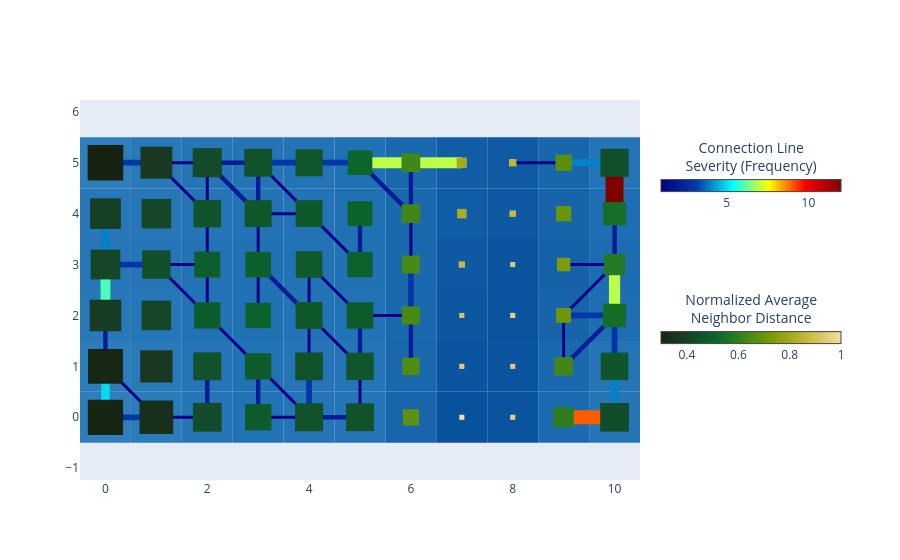

Write notebook code for a chart like this one.
### Code cell
basin.pond() \
    .rhizome_layer(min_width=3, max_width=18, colorscale="jet") \
    .pad_layer() \
    .visualize();

### Figure 1 — Plotly figure (JSON) as saved in the notebook; plotly's stock layout.template omitted (floating-point values rounded to 4 significant figures)
{"data": [{"hoverinfo": "none", "marker": {"cmax": 12, "cmin": 1, "color": [1], "colorbar": {"len": 200, "lenmode": "pixels", "orientation": "h", "thickness": 12, "title": {"side": "top", "text": "Connection Line<br>Severity (Frequency)"}, "x": 1.02, "xanchor": "left", "y": 0.8, "yanchor": "middle"}, "colorscale": [[0, "rgb(0,0,131)"], [0.2, "rgb(0,60,170)"], [0.4, "rgb(5,255,255)"], [0.6, "rgb(255,255,0)"], [0.8, "rgb(250,0,0)"], [1, "rgb(128,0,0)"]], "showscale": true}, "mode": "markers", "showlegend": false, "type": "scatter", "x": [null], "y": [null]}, {"hoverinfo": "none", "marker": {"cmax": 1, "cmin": 0.3, "color": [0.3], "colorbar": {"len": 200, "lenmode": "pixels", "orientation": "h", "thickness": 12, "title": {"side": "top", "text": "Normalized Average<br>Neighbor Distance"}, "x": 1.02, "xanchor": "left", "y": 0.4, "yanchor": "middle"}, "colorscale": [[0, "rgb(23, 35, 18)"], [0.1, "rgb(25, 56, 34)"], [0.2, "rgb(18, 78, 43)"], [0.3, "rgb(11, 100, 44)"], [0.4, "rgb(35, 121, 36)"], [0.5, "rgb(75, 138, 20)"], [0.6, "rgb(116, 153, 5)"], [0.7, "rgb(157, 167, 21)"], [0.8, "rgb(194, 182, 59)"], [0.9, "rgb(221, 201, 106)"], [1, "rgb(239, 225, 156)"]], "showscale": true}, "mode": "markers", "showlegend": false, "type": "scatter", "x": [null], "y": [null]}], "layout": {"autosize": true, "legend": {"x": 1.02, "xanchor": "left", "y": 0, "yanchor": "bottom"}, "margin": {"r": 260}, "shapes": [{"fillcolor": "rgb(46, 126, 188)", "layer": "between", "line": {"width": 0}, "type": "rect", "x0": -0.5, "x1": 0.5, "xref": "x", "y0": -0.5, "y1": 0.5, "yref": "y"}, {"fillcolor": "rgb(44, 124, 186)", "layer": "between", "line": {"width": 0}, "type": "rect", "x0": 0.5, "x1": 1.5, "xref": "x", "y0": -0.5, "y1": 0.5, "yref": "y"}, {"fillcolor": "rgb(37, 117, 183)", "layer": "between", "line": {"width": 0}, "type": "rect", "x0": 1.5, "x1": 2.5, "xref": "x", "y0": -0.5, "y1": 0.5, "yref": "y"}, {"fillcolor": "rgb(34, 114, 182)", "layer": "between", "line": {"width": 0}, "type": "rect", "x0": 2.5, "x1": 3.5, "xref": "x", "y0": -0.5, "y1": 0.5, "yref": "y"}, {"fillcolor": "rgb(36, 116, 183)", "layer": "between", "line": {"width": 0}, "type": "rect", "x0": 3.5, "x1": 4.5, "xref": "x", "y0": -0.5, "y1": 0.5, "yref": "y"}, {"fillcolor": "rgb(36, 116, 183)", "layer": "between", "line": {"width": 0}, "type": "rect", "x0": 4.5, "x1": 5.5, "xref": "x", "y0": -0.5, "y1": 0.5, "yref": "y"}, {"fillcolor": "rgb(24, 101, 172)", "layer": "between", "line": {"width": 0}, "type": "rect", "x0": 5.5, "x1": 6.5, "xref": "x", "y0": -0.5, "y1": 0.5, "yref": "y"}, {"fillcolor": "rgb(8, 81, 156)", "layer": "between", "line": {"width": 0}, "type": "rect", "x0": 6.5, "x1": 7.5, "xref": "x", "y0": -0.5, "y1": 0.5, "yref": "y"}, {"fillcolor": "rgb(10, 84, 158)", "layer": "between", "line": {"width": 0}, "type": "rect", "x0": 7.5, "x1": 8.5, "xref": "x", "y0": -0.5, "y1": 0.5, "yref": "y"}, {"fillcolor": "rgb(28, 107, 176)", "layer": "between", "line": {"width": 0}, "type": "rect", "x0": 8.5, "x1": 9.5, "xref": "x", "y0": -0.5, "y1": 0.5, "yref": "y"}, {"fillcolor": "rgb(37, 117, 183)", "layer": "between", "line": {"width": 0}, "type": "rect", "x0": 9.5, "x1": 10.5, "xref": "x", "y0": -0.5, "y1": 0.5, "yref": "y"}, {"fillcolor": "rgb(45, 125, 187)", "layer": "between", "line": {"width": 0}, "type": "rect", "x0": -0.5, "x1": 0.5, "xref": "x", "y0": 0.5, "y1": 1.5, "yref": "y"}, {"fillcolor": "rgb(42, 122, 186)", "layer": "between", "line": {"width": 0}, "type": "rect", "x0": 0.5, "x1": 1.5, "xref": "x", "y0": 0.5, "y1": 1.5, "yref": "y"}, {"fillcolor": "rgb(36, 116, 183)", "layer": "between", "line": {"width": 0}, "type": "rect", "x0": 1.5, "x1": 2.5, "xref": "x", "y0": 0.5, "y1": 1.5, "yref": "y"}, {"fillcolor": "rgb(34, 114, 182)", "layer": "between", "line": {"width": 0}, "type": "rect", "x0": 2.5, "x1": 3.5, "xref": "x", "y0": 0.5, "y1": 1.5, "yref": "y"}, {"fillcolor": "rgb(36, 116, 183)", "layer": "between", "line": {"width": 0}, "type": "rect", "x0": 3.5, "x1": 4.5, "xref": "x", "y0": 0.5, "y1": 1.5, "yref": "y"}, {"fillcolor": "rgb(36, 116, 182)", "layer": "between", "line": {"width": 0}, "type": "rect", "x0": 4.5, "x1": 5.5, "xref": "x", "y0": 0.5, "y1": 1.5, "yref": "y"}, {"fillcolor": "rgb(25, 103, 173)", "layer": "between", "line": {"width": 0}, "type": "rect", "x0": 5.5, "x1": 6.5, "xref": "x", "y0": 0.5, "y1": 1.5, "yref": "y"}, {"fillcolor": "rgb(11, 84, 159)", "layer": "between", "line": {"width": 0}, "type": "rect", "x0": 6.5, "x1": 7.5, "xref": "x", "y0": 0.5, "y1": 1.5, "yref": "y"}, {"fillcolor": "rgb(11, 85, 159)", "layer": "between", "line": {"width": 0}, "type": "rect", "x0": 7.5, "x1": 8.5, "xref": "x", "y0": 0.5, "y1": 1.5, "yref": "y"}, {"fillcolor": "rgb(26, 104, 174)", "layer": "between", "line": {"width": 0}, "type": "rect", "x0": 8.5, "x1": 9.5, "xref": "x", "y0": 0.5, "y1": 1.5, "yref": "y"}, {"fillcolor": "rgb(36, 116, 182)", "layer": "between", "line": {"width": 0}, "type": "rect", "x0": 9.5, "x1": 10.5, "xref": "x", "y0": 0.5, "y1": 1.5, "yref": "y"}, {"fillcolor": "rgb(41, 121, 185)", "layer": "between", "line": {"width": 0}, "type": "rect", "x0": -0.5, "x1": 0.5, "xref": "x", "y0": 1.5, "y1": 2.5, "yref": "y"}, {"fillcolor": "rgb(38, 118, 184)", "layer": "between", "line": {"width": 0}, "type": "rect", "x0": 0.5, "x1": 1.5, "xref": "x", "y0": 1.5, "y1": 2.5, "yref": "y"}, {"fillcolor": "rgb(34, 114, 182)", "layer": "between", "line": {"width": 0}, "type": "rect", "x0": 1.5, "x1": 2.5, "xref": "x", "y0": 1.5, "y1": 2.5, "yref": "y"}, {"fillcolor": "rgb(33, 113, 181)", "layer": "between", "line": {"width": 0}, "type": "rect", "x0": 2.5, "x1": 3.5, "xref": "x", "y0": 1.5, "y1": 2.5, "yref": "y"}, {"fillcolor": "rgb(35, 115, 182)", "layer": "between", "line": {"width": 0}, "type": "rect", "x0": 3.5, "x1": 4.5, "xref": "x", "y0": 1.5, "y1": 2.5, "yref": "y"}, {"fillcolor": "rgb(34, 114, 182)", "layer": "between", "line": {"width": 0}, "type": "rect", "x0": 4.5, "x1": 5.5, "xref": "x", "y0": 1.5, "y1": 2.5, "yref": "y"}, {"fillcolor": "rgb(26, 104, 174)", "layer": "between", "line": {"width": 0}, "type": "rect", "x0": 5.5, "x1": 6.5, "xref": "x", "y0": 1.5, "y1": 2.5, "yref": "y"}, {"fillcolor": "rgb(12, 87, 160)", "layer": "between", "line": {"width": 0}, "type": "rect", "x0": 6.5, "x1": 7.5, "xref": "x", "y0": 1.5, "y1": 2.5, "yref": "y"}, {"fillcolor": "rgb(10, 84, 158)", "layer": "between", "line": {"width": 0}, "type": "rect", "x0": 7.5, "x1": 8.5, "xref": "x", "y0": 1.5, "y1": 2.5, "yref": "y"}, {"fillcolor": "rgb(23, 100, 171)", "layer": "between", "line": {"width": 0}, "type": "rect", "x0": 8.5, "x1": 9.5, "xref": "x", "y0": 1.5, "y1": 2.5, "yref": "y"}, {"fillcolor": "rgb(31, 110, 179)", "layer": "between", "line": {"width": 0}, "type": "rect", "x0": 9.5, "x1": 10.5, "xref": "x", "y0": 1.5, "y1": 2.5, "yref": "y"}, {"fillcolor": "rgb(39, 119, 184)", "layer": "between", "line": {"width": 0}, "type": "rect", "x0": -0.5, "x1": 0.5, "xref": "x", "y0": 2.5, "y1": 3.5, "yref": "y"}, {"fillcolor": "rgb(37, 117, 183)", "layer": "between", "line": {"width": 0}, "type": "rect", "x0": 0.5, "x1": 1.5, "xref": "x", "y0": 2.5, "y1": 3.5, "yref": "y"}, {"fillcolor": "rgb(34, 114, 181)", "layer": "between", "line": {"width": 0}, "type": "rect", "x0": 1.5, "x1": 2.5, "xref": "x", "y0": 2.5, "y1": 3.5, "yref": "y"}, {"fillcolor": "rgb(33, 113, 181)", "layer": "between", "line": {"width": 0}, "type": "rect", "x0": 2.5, "x1": 3.5, "xref": "x", "y0": 2.5, "y1": 3.5, "yref": "y"}, {"fillcolor": "rgb(34, 114, 182)", "layer": "between", "line": {"width": 0}, "type": "rect", "x0": 3.5, "x1": 4.5, "xref": "x", "y0": 2.5, "y1": 3.5, "yref": "y"}, {"fillcolor": "rgb(33, 113, 181)", "layer": "between", "line": {"width": 0}, "type": "rect", "x0": 4.5, "x1": 5.5, "xref": "x", "y0": 2.5, "y1": 3.5, "yref": "y"}, {"fillcolor": "rgb(26, 104, 174)", "layer": "between", "line": {"width": 0}, "type": "rect", "x0": 5.5, "x1": 6.5, "xref": "x", "y0": 2.5, "y1": 3.5, "yref": "y"}, {"fillcolor": "rgb(14, 89, 162)", "layer": "between", "line": {"width": 0}, "type": "rect", "x0": 6.5, "x1": 7.5, "xref": "x", "y0": 2.5, "y1": 3.5, "yref": "y"}, {"fillcolor": "rgb(11, 85, 159)", "layer": "between", "line": {"width": 0}, "type": "rect", "x0": 7.5, "x1": 8.5, "xref": "x", "y0": 2.5, "y1": 3.5, "yref": "y"}, {"fillcolor": "rgb(21, 98, 169)", "layer": "between", "line": {"width": 0}, "type": "rect", "x0": 8.5, "x1": 9.5, "xref": "x", "y0": 2.5, "y1": 3.5, "yref": "y"}, {"fillcolor": "rgb(29, 108, 177)", "layer": "between", "line": {"width": 0}, "type": "rect", "x0": 9.5, "x1": 10.5, "xref": "x", "y0": 2.5, "y1": 3.5, "yref": "y"}, {"fillcolor": "rgb(40, 120, 185)", "layer": "between", "line": {"width": 0}, "type": "rect", "x0": -0.5, "x1": 0.5, "xref": "x", "y0": 3.5, "y1": 4.5, "yref": "y"}, {"fillcolor": "rgb(38, 118, 184)", "layer": "between", "line": {"width": 0}, "type": "rect", "x0": 0.5, "x1": 1.5, "xref": "x", "y0": 3.5, "y1": 4.5, "yref": "y"}, {"fillcolor": "rgb(36, 116, 182)", "layer": "between", "line": {"width": 0}, "type": "rect", "x0": 1.5, "x1": 2.5, "xref": "x", "y0": 3.5, "y1": 4.5, "yref": "y"}, {"fillcolor": "rgb(35, 115, 182)", "layer": "between", "line": {"width": 0}, "type": "rect", "x0": 2.5, "x1": 3.5, "xref": "x", "y0": 3.5, "y1": 4.5, "yref": "y"}, {"fillcolor": "rgb(35, 115, 182)", "layer": "between", "line": {"width": 0}, "type": "rect", "x0": 3.5, "x1": 4.5, "xref": "x", "y0": 3.5, "y1": 4.5, "yref": "y"}, {"fillcolor": "rgb(32, 112, 180)", "layer": "between", "line": {"width": 0}, "type": "rect", "x0": 4.5, "x1": 5.5, "xref": "x", "y0": 3.5, "y1": 4.5, "yref": "y"}, {"fillcolor": "rgb(26, 105, 174)", "layer": "between", "line": {"width": 0}, "type": "rect", "x0": 5.5, "x1": 6.5, "xref": "x", "y0": 3.5, "y1": 4.5, "yref": "y"}, {"fillcolor": "rgb(17, 93, 165)", "layer": "between", "line": {"width": 0}, "type": "rect", "x0": 6.5, "x1": 7.5, "xref": "x", "y0": 3.5, "y1": 4.5, "yref": "y"}, {"fillcolor": "rgb(14, 89, 162)", "layer": "between", "line": {"width": 0}, "type": "rect", "x0": 7.5, "x1": 8.5, "xref": "x", "y0": 3.5, "y1": 4.5, "yref": "y"}, {"fillcolor": "rgb(23, 100, 171)", "layer": "between", "line": {"width": 0}, "type": "rect", "x0": 8.5, "x1": 9.5, "xref": "x", "y0": 3.5, "y1": 4.5, "yref": "y"}, {"fillcolor": "rgb(31, 110, 179)", "layer": "between", "line": {"width": 0}, "type": "rect", "x0": 9.5, "x1": 10.5, "xref": "x", "y0": 3.5, "y1": 4.5, "yref": "y"}, {"fillcolor": "rgb(46, 126, 188)", "layer": "between", "line": {"width": 0}, "type": "rect", "x0": -0.5, "x1": 0.5, "xref": "x", "y0": 4.5, "y1": 5.5, "yref": "y"}, {"fillcolor": "rgb(41, 121, 185)", "layer": "between", "line": {"width": 0}, "type": "rect", "x0": 0.5, "x1": 1.5, "xref": "x", "y0": 4.5, "y1": 5.5, "yref": "y"}, {"fillcolor": "rgb(38, 118, 183)", "layer": "between", "line": {"width": 0}, "type": "rect", "x0": 1.5, "x1": 2.5, "xref": "x", "y0": 4.5, "y1": 5.5, "yref": "y"}, {"fillcolor": "rgb(36, 116, 183)", "layer": "between", "line": {"width": 0}, "type": "rect", "x0": 2.5, "x1": 3.5, "xref": "x", "y0": 4.5, "y1": 5.5, "yref": "y"}, {"fillcolor": "rgb(35, 115, 182)", "layer": "between", "line": {"width": 0}, "type": "rect", "x0": 3.5, "x1": 4.5, "xref": "x", "y0": 4.5, "y1": 5.5, "yref": "y"}, {"fillcolor": "rgb(32, 112, 180)", "layer": "between", "line": {"width": 0}, "type": "rect", "x0": 4.5, "x1": 5.5, "xref": "x", "y0": 4.5, "y1": 5.5, "yref": "y"}, {"fillcolor": "rgb(26, 105, 174)", "layer": "between", "line": {"width": 0}, "type": "rect", "x0": 5.5, "x1": 6.5, "xref": "x", "y0": 4.5, "y1": 5.5, "yref": "y"}, {"fillcolor": "rgb(18, 94, 166)", "layer": "between", "line": {"width": 0}, "type": "rect", "x0": 6.5, "x1": 7.5, "xref": "x", "y0": 4.5, "y1": 5.5, "yref": "y"}, {"fillcolor": "rgb(15, 90, 163)", "layer": "between", "line": {"width": 0}, "type": "rect", "x0": 7.5, "x1": 8.5, "xref": "x", "y0": 4.5, "y1": 5.5, "yref": "y"}, {"fillcolor": "rgb(24, 102, 172)", "layer": "between", "line": {"width": 0}, "type": "rect", "x0": 8.5, "x1": 9.5, "xref": "x", "y0": 4.5, "y1": 5.5, "yref": "y"}, {"fillcolor": "rgb(36, 116, 183)", "layer": "between", "line": {"width": 0}, "type": "rect", "x0": 9.5, "x1": 10.5, "xref": "x", "y0": 4.5, "y1": 5.5, "yref": "y"}, {"layer": "between", "line": {"color": "rgb(0, 55, 166)", "width": 5.727}, "type": "line", "x0": 0, "x1": 1, "y0": 0, "y1": 0}, {"layer": "between", "line": {"color": "rgb(4, 220, 240)", "width": 8.455}, "type": "line", "x0": 0, "x1": 0, "y0": 0, "y1": 1}, {"layer": "between", "line": {"color": "rgb(0, 0, 131)", "width": 3}, "type": "line", "x0": 1, "x1": 2, "y0": 0, "y1": 0}, {"layer": "between", "line": {"color": "rgb(0, 0, 131)", "width": 3}, "type": "line", "x0": 1, "x1": 0, "y0": 0, "y1": 1}, {"layer": "between", "line": {"color": "rgb(0, 27, 149)", "width": 4.364}, "type": "line", "x0": 2, "x1": 2, "y0": 0, "y1": 1}, {"layer": "between", "line": {"color": "rgb(0, 0, 131)", "width": 3}, "type": "line", "x0": 3, "x1": 4, "y0": 0, "y1": 0}, {"layer": "between", "line": {"color": "rgb(0, 27, 149)", "width": 4.364}, "type": "line", "x0": 3, "x1": 3, "y0": 0, "y1": 1}, {"layer": "between", "line": {"color": "rgb(0, 27, 149)", "width": 4.364}, "type": "line", "x0": 4, "x1": 5, "y0": 0, "y1": 0}, {"layer": "between", "line": {"color": "rgb(0, 0, 131)", "width": 3}, "type": "line", "x0": 4, "x1": 3, "y0": 0, "y1": 1}, {"layer": "between", "line": {"color": "rgb(0, 55, 166)", "width": 5.727}, "type": "line", "x0": 4, "x1": 4, "y0": 0, "y1": 1}, {"layer": "between", "line": {"color": "rgb(0, 0, 131)", "width": 3}, "type": "line", "x0": 5, "x1": 5, "y0": 0, "y1": 1}, {"layer": "between", "line": {"color": "rgb(252, 93, 0)", "width": 13.91}, "type": "line", "x0": 9, "x1": 10, "y0": 0, "y1": 0}, {"layer": "between", "line": {"color": "rgb(2, 131, 201)", "width": 7.091}, "type": "line", "x0": 10, "x1": 10, "y0": 0, "y1": 1}, {"layer": "between", "line": {"color": "rgb(0, 27, 149)", "width": 4.364}, "type": "line", "x0": 0, "x1": 0, "y0": 1, "y1": 2}, {"layer": "between", "line": {"color": "rgb(0, 0, 131)", "width": 3}, "type": "line", "x0": 3, "x1": 2, "y0": 1, "y1": 2}, {"layer": "between", "line": {"color": "rgb(0, 0, 131)", "width": 3}, "type": "line", "x0": 4, "x1": 4, "y0": 1, "y1": 2}, {"layer": "between", "line": {"color": "rgb(0, 0, 131)", "width": 3}, "type": "line", "x0": 5, "x1": 4, "y0": 1, "y1": 2}, {"layer": "between", "line": {"color": "rgb(0, 27, 149)", "width": 4.364}, "type": "line", "x0": 5, "x1": 5, "y0": 1, "y1": 2}, {"layer": "between", "line": {"color": "rgb(0, 27, 149)", "width": 4.364}, "type": "line", "x0": 6, "x1": 6, "y0": 1, "y1": 2}, {"layer": "between", "line": {"color": "rgb(0, 0, 131)", "width": 3}, "type": "line", "x0": 9, "x1": 9, "y0": 1, "y1": 2}, {"layer": "between", "line": {"color": "rgb(0, 27, 149)", "width": 4.364}, "type": "line", "x0": 9, "x1": 10, "y0": 1, "y1": 2}, {"layer": "between", "line": {"color": "rgb(0, 55, 166)", "width": 5.727}, "type": "line", "x0": 10, "x1": 10, "y0": 1, "y1": 2}, {"layer": "between", "line": {"color": "rgb(73, 255, 185)", "width": 9.818}, "type": "line", "x0": 0, "x1": 0, "y0": 2, "y1": 3}, {"layer": "between", "line": {"color": "rgb(0, 0, 131)", "width": 3}, "type": "line", "x0": 2, "x1": 1, "y0": 2, "y1": 3}, {"layer": "between", "line": {"color": "rgb(0, 0, 131)", "width": 3}, "type": "line", "x0": 2, "x1": 2, "y0": 2, "y1": 3}, {"layer": "between", "line": {"color": "rgb(0, 0, 131)", "width": 3}, "type": "line", "x0": 3, "x1": 3, "y0": 2, "y1": 3}, {"layer": "between", "line": {"color": "rgb(0, 27, 149)", "width": 4.364}, "type": "line", "x0": 4, "x1": 3, "y0": 2, "y1": 3}, {"layer": "between", "line": {"color": "rgb(0, 0, 131)", "width": 3}, "type": "line", "x0": 4, "x1": 4, "y0": 2, "y1": 3}, {"layer": "between", "line": {"color": "rgb(0, 0, 131)", "width": 3}, "type": "line", "x0": 5, "x1": 6, "y0": 2, "y1": 2}, {"layer": "between", "line": {"color": "rgb(0, 0, 131)", "width": 3}, "type": "line", "x0": 5, "x1": 4, "y0": 2, "y1": 3}, {"layer": "between", "line": {"color": "rgb(0, 55, 166)", "width": 5.727}, "type": "line", "x0": 6, "x1": 6, "y0": 2, "y1": 3}, {"layer": "between", "line": {"color": "rgb(0, 55, 166)", "width": 5.727}, "type": "line", "x0": 9, "x1": 10, "y0": 2, "y1": 2}, {"layer": "between", "line": {"color": "rgb(0, 0, 131)", "width": 3}, "type": "line", "x0": 9, "x1": 10, "y0": 2, "y1": 3}, {"layer": "between", "line": {"color": "rgb(187, 255, 70)", "width": 11.18}, "type": "line", "x0": 10, "x1": 10, "y0": 2, "y1": 3}, {"layer": "between", "line": {"color": "rgb(0, 55, 166)", "width": 5.727}, "type": "line", "x0": 0, "x1": 1, "y0": 3, "y1": 3}, {"layer": "between", "line": {"color": "rgb(2, 131, 201)", "width": 7.091}, "type": "line", "x0": 0, "x1": 0, "y0": 3, "y1": 4}, {"layer": "between", "line": {"color": "rgb(0, 0, 131)", "width": 3}, "type": "line", "x0": 1, "x1": 2, "y0": 3, "y1": 3}, {"layer": "between", "line": {"color": "rgb(0, 0, 131)", "width": 3}, "type": "line", "x0": 2, "x1": 2, "y0": 3, "y1": 4}, {"layer": "between", "line": {"color": "rgb(0, 0, 131)", "width": 3}, "type": "line", "x0": 3, "x1": 3, "y0": 3, "y1": 4}, {"layer": "between", "line": {"color": "rgb(0, 0, 131)", "width": 3}, "type": "line", "x0": 5, "x1": 4, "y0": 3, "y1": 4}, {"layer": "between", "line": {"color": "rgb(0, 27, 149)", "width": 4.364}, "type": "line", "x0": 5, "x1": 5, "y0": 3, "y1": 4}, {"layer": "between", "line": {"color": "rgb(0, 0, 131)", "width": 3}, "type": "line", "x0": 6, "x1": 6, "y0": 3, "y1": 4}, {"layer": "between", "line": {"color": "rgb(0, 0, 131)", "width": 3}, "type": "line", "x0": 9, "x1": 10, "y0": 3, "y1": 3}, {"layer": "between", "line": {"color": "rgb(0, 27, 149)", "width": 4.364}, "type": "line", "x0": 10, "x1": 10, "y0": 3, "y1": 4}, {"layer": "between", "line": {"color": "rgb(0, 0, 131)", "width": 3}, "type": "line", "x0": 2, "x1": 1, "y0": 4, "y1": 5}, {"layer": "between", "line": {"color": "rgb(0, 0, 131)", "width": 3}, "type": "line", "x0": 2, "x1": 2, "y0": 4, "y1": 5}, {"layer": "between", "line": {"color": "rgb(0, 0, 131)", "width": 3}, "type": "line", "x0": 3, "x1": 4, "y0": 4, "y1": 4}, {"layer": "between", "line": {"color": "rgb(0, 27, 149)", "width": 4.364}, "type": "line", "x0": 3, "x1": 2, "y0": 4, "y1": 5}, {"layer": "between", "line": {"color": "rgb(0, 27, 149)", "width": 4.364}, "type": "line", "x0": 3, "x1": 3, "y0": 4, "y1": 5}, {"layer": "between", "line": {"color": "rgb(0, 0, 131)", "width": 3}, "type": "line", "x0": 4, "x1": 3, "y0": 4, "y1": 5}, {"layer": "between", "line": {"color": "rgb(0, 27, 149)", "width": 4.364}, "type": "line", "x0": 6, "x1": 5, "y0": 4, "y1": 5}, {"layer": "between", "line": {"color": "rgb(0, 27, 149)", "width": 4.364}, "type": "line", "x0": 6, "x1": 6, "y0": 4, "y1": 5}, {"layer": "between", "line": {"color": "rgb(128, 0, 0)", "width": 18}, "type": "line", "x0": 10, "x1": 10, "y0": 4, "y1": 5}, {"layer": "between", "line": {"color": "rgb(0, 55, 166)", "width": 5.727}, "type": "line", "x0": 0, "x1": 1, "y0": 5, "y1": 5}, {"layer": "between", "line": {"color": "rgb(0, 0, 131)", "width": 3}, "type": "line", "x0": 1, "x1": 2, "y0": 5, "y1": 5}, {"layer": "between", "line": {"color": "rgb(0, 27, 149)", "width": 4.364}, "type": "line", "x0": 2, "x1": 3, "y0": 5, "y1": 5}, {"layer": "between", "line": {"color": "rgb(0, 55, 166)", "width": 5.727}, "type": "line", "x0": 3, "x1": 4, "y0": 5, "y1": 5}, {"layer": "between", "line": {"color": "rgb(0, 55, 166)", "width": 5.727}, "type": "line", "x0": 4, "x1": 5, "y0": 5, "y1": 5}, {"layer": "between", "line": {"color": "rgb(187, 255, 70)", "width": 11.18}, "type": "line", "x0": 5, "x1": 6, "y0": 5, "y1": 5}, {"layer": "between", "line": {"color": "rgb(187, 255, 70)", "width": 11.18}, "type": "line", "x0": 6, "x1": 7, "y0": 5, "y1": 5}, {"layer": "between", "line": {"color": "rgb(0, 0, 131)", "width": 3}, "type": "line", "x0": 8, "x1": 9, "y0": 5, "y1": 5}, {"layer": "between", "line": {"color": "rgb(2, 131, 201)", "width": 7.091}, "type": "line", "x0": 9, "x1": 10, "y0": 5, "y1": 5}, {"fillcolor": "rgb(23, 37, 20)", "layer": "between", "line": {"width": 0}, "type": "rect", "x0": -0.3462, "x1": 0.3462, "xref": "x", "y0": -0.3462, "y1": 0.3462, "yref": "y"}, {"fillcolor": "rgb(24, 47, 27)", "layer": "between", "line": {"width": 0}, "type": "rect", "x0": 0.6692, "x1": 1.331, "xref": "x", "y0": -0.3308, "y1": 0.3308, "yref": "y"}, {"fillcolor": "rgb(19, 76, 42)", "layer": "between", "line": {"width": 0}, "type": "rect", "x0": 1.717, "x1": 2.283, "xref": "x", "y0": -0.2826, "y1": 0.2826, "yref": "y"}, {"fillcolor": "rgb(14, 91, 44)", "layer": "between", "line": {"width": 0}, "type": "rect", "x0": 2.74, "x1": 3.26, "xref": "x", "y0": -0.2596, "y1": 0.2596, "yref": "y"}, {"fillcolor": "rgb(17, 81, 43)", "layer": "between", "line": {"width": 0}, "type": "rect", "x0": 3.724, "x1": 4.276, "xref": "x", "y0": -0.2756, "y1": 0.2756, "yref": "y"}, {"fillcolor": "rgb(17, 82, 43)", "layer": "between", "line": {"width": 0}, "type": "rect", "x0": 4.726, "x1": 5.274, "xref": "x", "y0": -0.2739, "y1": 0.2739, "yref": "y"}, {"fillcolor": "rgb(94, 145, 13)", "layer": "between", "line": {"width": 0}, "type": "rect", "x0": 5.841, "x1": 6.159, "xref": "x", "y0": -0.1591, "y1": 0.1591, "yref": "y"}, {"fillcolor": "rgb(239, 225, 156)", "layer": "between", "line": {"width": 0}, "type": "rect", "x0": 6.95, "x1": 7.05, "xref": "x", "y0": -0.05, "y1": 0.05, "yref": "y"}, {"fillcolor": "rgb(227, 208, 122)", "layer": "between", "line": {"width": 0}, "type": "rect", "x0": 7.95, "x1": 8.05, "xref": "x", "y0": -0.05, "y1": 0.05, "yref": "y"}, {"fillcolor": "rgb(46, 126, 32)", "layer": "between", "line": {"width": 0}, "type": "rect", "x0": 8.8, "x1": 9.2, "xref": "x", "y0": -0.2003, "y1": 0.2003, "yref": "y"}, {"fillcolor": "rgb(18, 77, 43)", "layer": "between", "line": {"width": 0}, "type": "rect", "x0": 9.719, "x1": 10.28, "xref": "x", "y0": -0.2815, "y1": 0.2815, "yref": "y"}, {"fillcolor": "rgb(23, 39, 21)", "layer": "between", "line": {"width": 0}, "type": "rect", "x0": -0.3428, "x1": 0.3428, "xref": "x", "y0": 0.6572, "y1": 1.343, "yref": "y"}, {"fillcolor": "rgb(25, 55, 33)", "layer": "between", "line": {"width": 0}, "type": "rect", "x0": 0.6828, "x1": 1.317, "xref": "x", "y0": 0.6828, "y1": 1.317, "yref": "y"}, {"fillcolor": "rgb(17, 81, 43)", "layer": "between", "line": {"width": 0}, "type": "rect", "x0": 1.725, "x1": 2.275, "xref": "x", "y0": 0.7251, "y1": 1.275, "yref": "y"}, {"fillcolor": "rgb(14, 92, 44)", "layer": "between", "line": {"width": 0}, "type": "rect", "x0": 2.742, "x1": 3.258, "xref": "x", "y0": 0.7422, "y1": 1.258, "yref": "y"}, {"fillcolor": "rgb(17, 82, 43)", "layer": "between", "line": {"width": 0}, "type": "rect", "x0": 3.727, "x1": 4.273, "xref": "x", "y0": 0.7268, "y1": 1.273, "yref": "y"}, {"fillcolor": "rgb(16, 85, 43)", "layer": "between", "line": {"width": 0}, "type": "rect", "x0": 4.731, "x1": 5.269, "xref": "x", "y0": 0.731, "y1": 1.269, "yref": "y"}, {"fillcolor": "rgb(80, 140, 18)", "layer": "between", "line": {"width": 0}, "type": "rect", "x0": 5.829, "x1": 6.171, "xref": "x", "y0": 0.8291, "y1": 1.171, "yref": "y"}, {"fillcolor": "rgb(225, 207, 118)", "layer": "between", "line": {"width": 0}, "type": "rect", "x0": 6.95, "x1": 7.05, "xref": "x", "y0": 0.95, "y1": 1.05, "yref": "y"}, {"fillcolor": "rgb(223, 204, 111)", "layer": "between", "line": {"width": 0}, "type": "rect", "x0": 7.95, "x1": 8.05, "xref": "x", "y0": 0.95, "y1": 1.05, "yref": "y"}, {"fillcolor": "rgb(67, 134, 23)", "layer": "between", "line": {"width": 0}, "type": "rect", "x0": 8.818, "x1": 9.182, "xref": "x", "y0": 0.8178, "y1": 1.182, "yref": "y"}, {"fillcolor": "rgb(16, 84, 43)", "layer": "between", "line": {"width": 0}, "type": "rect", "x0": 9.729, "x1": 10.27, "xref": "x", "y0": 0.7293, "y1": 1.271, "yref": "y"}, {"fillcolor": "rgb(24, 59, 35)", "layer": "between", "line": {"width": 0}, "type": "rect", "x0": -0.3102, "x1": 0.3102, "xref": "x", "y0": 1.69, "y1": 2.31, "yref": "y"}, {"fillcolor": "rgb(20, 71, 40)", "layer": "between", "line": {"width": 0}, "type": "rect", "x0": 0.7091, "x1": 1.291, "xref": "x", "y0": 1.709, "y1": 2.291, "yref": "y"}, {"fillcolor": "rgb(13, 92, 44)", "layer": "between", "line": {"width": 0}, "type": "rect", "x0": 1.743, "x1": 2.257, "xref": "x", "y0": 1.743, "y1": 2.257, "yref": "y"}, {"fillcolor": "rgb(12, 98, 44)", "layer": "between", "line": {"width": 0}, "type": "rect", "x0": 2.752, "x1": 3.248, "xref": "x", "y0": 1.752, "y1": 2.248, "yref": "y"}, {"fillcolor": "rgb(15, 88, 43)", "layer": "between", "line": {"width": 0}, "type": "rect", "x0": 3.736, "x1": 4.264, "xref": "x", "y0": 1.736, "y1": 2.264, "yref": "y"}, {"fillcolor": "rgb(14, 91, 44)", "layer": "between", "line": {"width": 0}, "type": "rect", "x0": 4.74, "x1": 5.26, "xref": "x", "y0": 1.74, "y1": 2.26, "yref": "y"}, {"fillcolor": "rgb(72, 137, 21)", "layer": "between", "line": {"width": 0}, "type": "rect", "x0": 5.823, "x1": 6.177, "xref": "x", "y0": 1.823, "y1": 2.177, "yref": "y"}, {"fillcolor": "rgb(214, 196, 94)", "layer": "between", "line": {"width": 0}, "type": "rect", "x0": 6.95, "x1": 7.05, "xref": "x", "y0": 1.95, "y1": 2.05, "yref": "y"}, {"fillcolor": "rgb(228, 210, 125)", "layer": "between", "line": {"width": 0}, "type": "rect", "x0": 7.95, "x1": 8.05, "xref": "x", "y0": 1.95, "y1": 2.05, "yref": "y"}, {"fillcolor": "rgb(109, 150, 8)", "layer": "between", "line": {"width": 0}, "type": "rect", "x0": 8.854, "x1": 9.146, "xref": "x", "y0": 1.854, "y1": 2.146, "yref": "y"}, {"fillcolor": "rgb(22, 109, 40)", "layer": "between", "line": {"width": 0}, "type": "rect", "x0": 9.771, "x1": 10.23, "xref": "x", "y0": 1.771, "y1": 2.229, "yref": "y"}, {"fillcolor": "rgb(20, 71, 40)", "layer": "between", "line": {"width": 0}, "type": "rect", "x0": -0.2919, "x1": 0.2919, "xref": "x", "y0": 2.708, "y1": 3.292, "yref": "y"}, {"fillcolor": "rgb(18, 79, 43)", "layer": "between", "line": {"width": 0}, "type": "rect", "x0": 0.7213, "x1": 1.279, "xref": "x", "y0": 2.721, "y1": 3.279, "yref": "y"}, {"fillcolor": "rgb(13, 94, 44)", "layer": "between", "line": {"width": 0}, "type": "rect", "x0": 1.745, "x1": 2.255, "xref": "x", "y0": 2.745, "y1": 3.255, "yref": "y"}, {"fillcolor": "rgb(12, 96, 44)", "layer": "between", "line": {"width": 0}, "type": "rect", "x0": 2.748, "x1": 3.252, "xref": "x", "y0": 2.748, "y1": 3.252, "yref": "y"}, {"fillcolor": "rgb(14, 90, 44)", "layer": "between", "line": {"width": 0}, "type": "rect", "x0": 3.739, "x1": 4.261, "xref": "x", "y0": 2.739, "y1": 3.261, "yref": "y"}, {"fillcolor": "rgb(12, 98, 44)", "layer": "between", "line": {"width": 0}, "type": "rect", "x0": 4.752, "x1": 5.248, "xref": "x", "y0": 2.752, "y1": 3.248, "yref": "y"}, {"fillcolor": "rgb(73, 137, 21)", "layer": "between", "line": {"width": 0}, "type": "rect", "x0": 5.824, "x1": 6.176, "xref": "x", "y0": 2.824, "y1": 3.176, "yref": "y"}, {"fillcolor": "rgb(200, 186, 70)", "layer": "between", "line": {"width": 0}, "type": "rect", "x0": 6.938, "x1": 7.062, "xref": "x", "y0": 2.938, "y1": 3.062, "yref": "y"}, {"fillcolor": "rgb(223, 204, 113)", "layer": "between", "line": {"width": 0}, "type": "rect", "x0": 7.95, "x1": 8.05, "xref": "x", "y0": 2.95, "y1": 3.05, "yref": "y"}, {"fillcolor": "rgb(126, 156, 9)", "layer": "between", "line": {"width": 0}, "type": "rect", "x0": 8.868, "x1": 9.132, "xref": "x", "y0": 2.868, "y1": 3.132, "yref": "y"}, {"fillcolor": "rgb(35, 121, 36)", "layer": "between", "line": {"width": 0}, "type": "rect", "x0": 9.79, "x1": 10.21, "xref": "x", "y0": 2.79, "y1": 3.21, "yref": "y"}, {"fillcolor": "rgb(22, 64, 37)", "layer": "between", "line": {"width": 0}, "type": "rect", "x0": -0.3018, "x1": 0.3018, "xref": "x", "y0": 3.698, "y1": 4.302, "yref": "y"}, {"fillcolor": "rgb(20, 71, 40)", "layer": "between", "line": {"width": 0}, "type": "rect", "x0": 0.7096, "x1": 1.29, "xref": "x", "y0": 3.71, "y1": 4.29, "yref": "y"}, {"fillcolor": "rgb(16, 84, 43)", "layer": "between", "line": {"width": 0}, "type": "rect", "x0": 1.729, "x1": 2.271, "xref": "x", "y0": 3.729, "y1": 4.271, "yref": "y"}, {"fillcolor": "rgb(15, 87, 43)", "layer": "between", "line": {"width": 0}, "type": "rect", "x0": 2.735, "x1": 3.265, "xref": "x", "y0": 3.735, "y1": 4.265, "yref": "y"}, {"fillcolor": "rgb(15, 88, 43)", "layer": "between", "line": {"width": 0}, "type": "rect", "x0": 3.736, "x1": 4.264, "xref": "x", "y0": 3.736, "y1": 4.264, "yref": "y"}, {"fillcolor": "rgb(11, 100, 44)", "layer": "between", "line": {"width": 0}, "type": "rect", "x0": 4.756, "x1": 5.244, "xref": "x", "y0": 3.756, "y1": 4.244, "yref": "y"}, {"fillcolor": "rgb(64, 133, 24)", "layer": "between", "line": {"width": 0}, "type": "rect", "x0": 5.815, "x1": 6.185, "xref": "x", "y0": 3.815, "y1": 4.185, "yref": "y"}, {"fillcolor": "rgb(169, 172, 33)", "layer": "between", "line": {"width": 0}, "type": "rect", "x0": 6.906, "x1": 7.094, "xref": "x", "y0": 3.906, "y1": 4.094, "yref": "y"}, {"fillcolor": "rgb(199, 186, 68)", "layer": "between", "line": {"width": 0}, "type": "rect", "x0": 7.937, "x1": 8.063, "xref": "x", "y0": 3.937, "y1": 4.063, "yref": "y"}, {"fillcolor": "rgb(105, 149, 9)", "layer": "between", "line": {"width": 0}, "type": "rect", "x0": 8.851, "x1": 9.149, "xref": "x", "y0": 3.851, "y1": 4.149, "yref": "y"}, {"fillcolor": "rgb(22, 110, 40)", "layer": "between", "line": {"width": 0}, "type": "rect", "x0": 9.772, "x1": 10.23, "xref": "x", "y0": 3.772, "y1": 4.228, "yref": "y"}, {"fillcolor": "rgb(23, 35, 18)", "layer": "between", "line": {"width": 0}, "type": "rect", "x0": -0.35, "x1": 0.35, "xref": "x", "y0": 4.65, "y1": 5.35, "yref": "y"}, {"fillcolor": "rgb(25, 57, 35)", "layer": "between", "line": {"width": 0}, "type": "rect", "x0": 0.6872, "x1": 1.313, "xref": "x", "y0": 4.687, "y1": 5.313, "yref": "y"}, {"fillcolor": "rgb(19, 74, 42)", "layer": "between", "line": {"width": 0}, "type": "rect", "x0": 1.714, "x1": 2.286, "xref": "x", "y0": 4.714, "y1": 5.286, "yref": "y"}, {"fillcolor": "rgb(17, 82, 43)", "layer": "between", "line": {"width": 0}, "type": "rect", "x0": 2.726, "x1": 3.274, "xref": "x", "y0": 4.726, "y1": 5.274, "yref": "y"}, {"fillcolor": "rgb(15, 87, 43)", "layer": "between", "line": {"width": 0}, "type": "rect", "x0": 3.734, "x1": 4.266, "xref": "x", "y0": 4.734, "y1": 5.266, "yref": "y"}, {"fillcolor": "rgb(13, 102, 43)", "layer": "between", "line": {"width": 0}, "type": "rect", "x0": 4.758, "x1": 5.242, "xref": "x", "y0": 4.758, "y1": 5.242, "yref": "y"}, {"fillcolor": "rgb(65, 134, 24)", "layer": "between", "line": {"width": 0}, "type": "rect", "x0": 5.816, "x1": 6.184, "xref": "x", "y0": 4.816, "y1": 5.184, "yref": "y"}, {"fillcolor": "rgb(162, 169, 26)", "layer": "between", "line": {"width": 0}, "type": "rect", "x0": 6.899, "x1": 7.101, "xref": "x", "y0": 4.899, "y1": 5.101, "yref": "y"}, {"fillcolor": "rgb(190, 180, 55)", "layer": "between", "line": {"width": 0}, "type": "rect", "x0": 7.926, "x1": 8.074, "xref": "x", "y0": 4.926, "y1": 5.074, "yref": "y"}, {"fillcolor": "rgb(91, 144, 14)", "layer": "between", "line": {"width": 0}, "type": "rect", "x0": 8.838, "x1": 9.162, "xref": "x", "y0": 4.838, "y1": 5.162, "yref": "y"}, {"fillcolor": "rgb(17, 80, 43)", "layer": "between", "line": {"width": 0}, "type": "rect", "x0": 9.724, "x1": 10.28, "xref": "x", "y0": 4.724, "y1": 5.276, "yref": "y"}], "showlegend": true, "xaxis": {"constrain": "domain", "range": [-0.5, 10.5], "scaleanchor": "y", "showgrid": false, "zeroline": false}, "yaxis": {"range": [-0.5, 5.5], "showgrid": false, "zeroline": false}}}
